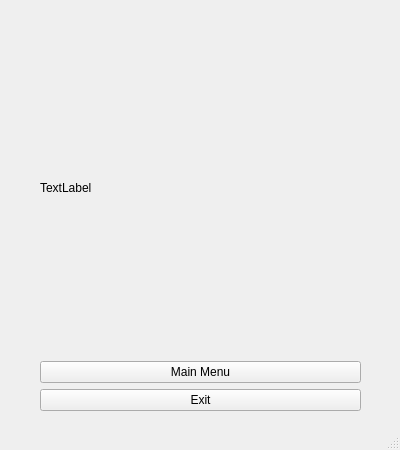
<?xml version="1.0" encoding="UTF-8"?>
<ui version="4.0">
 <class>MainWindow</class>
 <widget class="QMainWindow" name="MainWindow">
  <property name="geometry">
   <rect>
    <x>0</x>
    <y>0</y>
    <width>400</width>
    <height>450</height>
   </rect>
  </property>
  <property name="sizePolicy">
   <sizepolicy hsizetype="Minimum" vsizetype="Minimum">
    <horstretch>0</horstretch>
    <verstretch>0</verstretch>
   </sizepolicy>
  </property>
  <property name="minimumSize">
   <size>
    <width>400</width>
    <height>450</height>
   </size>
  </property>
  <property name="maximumSize">
   <size>
    <width>400</width>
    <height>450</height>
   </size>
  </property>
  <property name="windowTitle">
   <string>MainWindow</string>
  </property>
  <widget class="QWidget" name="centralwidget">
   <widget class="QWidget" name="verticalLayoutWidget">
    <property name="geometry">
     <rect>
      <x>30</x>
      <y>10</y>
      <width>341</width>
      <height>411</height>
     </rect>
    </property>
    <layout class="QVBoxLayout" name="verticalLayout">
     <property name="spacing">
      <number>6</number>
     </property>
     <property name="sizeConstraint">
      <enum>QLayout::SetDefaultConstraint</enum>
     </property>
     <property name="leftMargin">
      <number>10</number>
     </property>
     <property name="topMargin">
      <number>10</number>
     </property>
     <property name="rightMargin">
      <number>10</number>
     </property>
     <property name="bottomMargin">
      <number>10</number>
     </property>
     <item>
      <layout class="QGridLayout" name="gridLayout">
       <item row="0" column="0">
        <widget class="QLabel" name="label">
         <property name="text">
          <string>TextLabel</string>
         </property>
        </widget>
       </item>
      </layout>
     </item>
     <item>
      <widget class="QPushButton" name="buttonMainMenu">
       <property name="text">
        <string>Main Menu</string>
       </property>
      </widget>
     </item>
     <item>
      <widget class="QPushButton" name="buttonExit">
       <property name="text">
        <string>Exit</string>
       </property>
      </widget>
     </item>
    </layout>
   </widget>
  </widget>
  <widget class="QStatusBar" name="statusbar"/>
 </widget>
 <tabstops>
  <tabstop>buttonMainMenu</tabstop>
  <tabstop>buttonExit</tabstop>
 </tabstops>
 <resources/>
 <connections/>
</ui>
